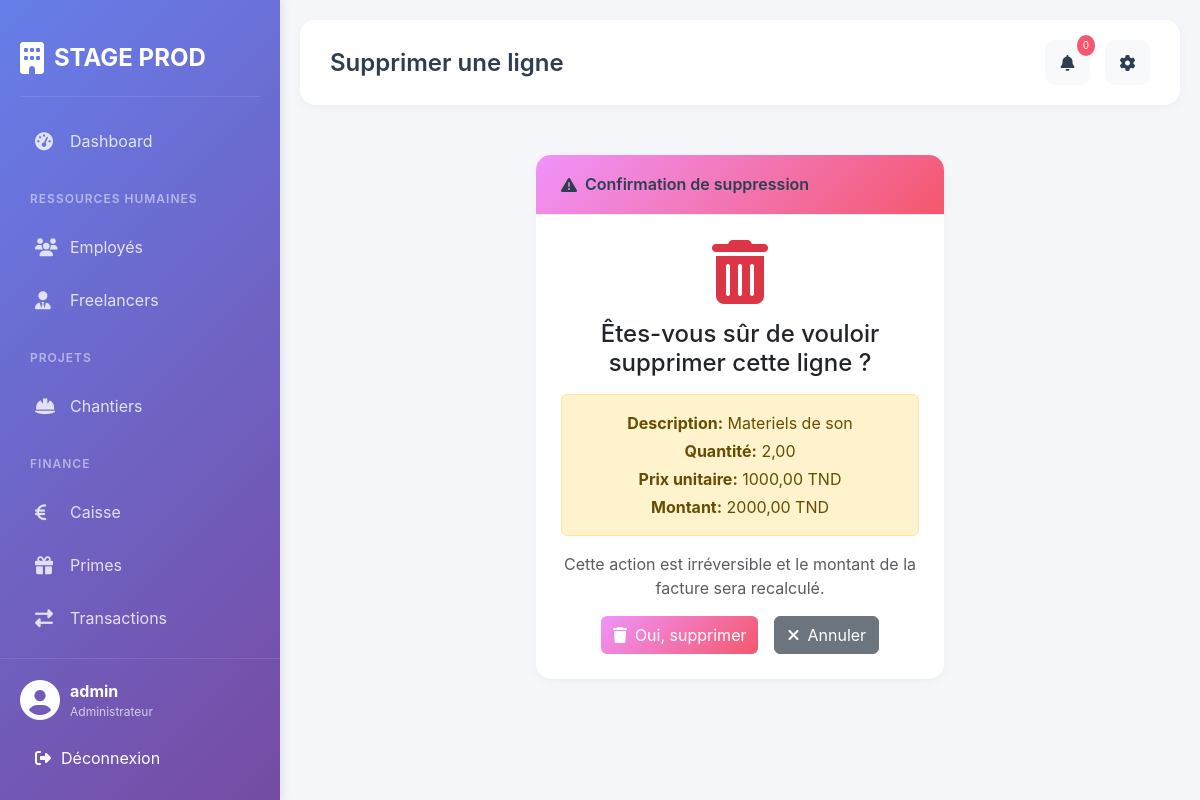
The page /lignes-facture/1/supprimer/ (signed in) on the database its author committed.
### gestion/models.py (models this page shows, shortened)
class LigneFacture(models.Model):
    facture = models.ForeignKey(Facture, on_delete=models.CASCADE, related_name='lignes')
    description = models.CharField(max_length=255)
    quantite = models.DecimalField(max_digits=10, decimal_places=2, default=1)
    prix_unitaire = models.DecimalField(max_digits=10, decimal_places=2)
    montant = models.DecimalField(max_digits=10, decimal_places=2)

### gestion/views.py (the view, shortened to what this page needs)
# urls.py: path('lignes-facture/<int:pk>/supprimer/', views.supprimer_ligne_facture, name='supprimer_ligne_facture'),
@login_required
def supprimer_ligne_facture(request, pk):
    ligne = get_object_or_404(LigneFacture, pk=pk)
    facture_pk = ligne.facture.pk
    context = {'ligne': ligne}
    return render(request, 'chantiers/supprimer_ligne_facture.html', context)

### templates/chantiers/supprimer_ligne_facture.html (shortened to what this page needs)
{% extends 'base.html' %}
{% block page_title %}Supprimer une ligne{% endblock %}
{% block content %}
<div class="row justify-content-center">
    <div class="col-md-6">
        <div class="card border-danger">
            <div class="card-header bg-danger text-white">
                <h5 class="mb-0">
                    <i class="fas fa-exclamation-triangle me-2"></i>
                    Confirmation de suppression
                </h5>
            </div>
            <div class="card-body text-center">
                <i class="fas fa-trash-alt fa-4x text-danger mb-3"></i>
                <h4 class="mb-3">Êtes-vous sûr de vouloir supprimer cette ligne ?</h4>
                <div class="alert alert-warning">
                    <p class="mb-1"><strong>Description:</strong> {{ ligne.description }}</p>
                    <p class="mb-1"><strong>Quantité:</strong> {{ ligne.quantite }}</p>
                    <p class="mb-1"><strong>Prix unitaire:</strong> {{ ligne.prix_unitaire }} TND</p>
                    <p class="mb-0"><strong>Montant:</strong> {{ ligne.montant }} TND</p>
                </div>
                <p class="text-muted">Cette action est irréversible et le montant de la facture sera recalculé.</p>
                <form method="post">
                    <div class="d-flex justify-content-center gap-3">
                        <button type="submit" class="btn btn-danger">
                            <i class="fas fa-trash me-2"></i>Oui, supprimer
                        </button>
                        <a href="{% url 'detail_facture' ligne.facture.pk %}" class="btn btn-secondary">
                            <i class="fas fa-times me-2"></i>Annuler
                        </a>
                    </div>
                </form>
            </div>
        </div>
    </div>
</div>
{% endblock %}

### templates/base.html (shortened to what this page needs)
<!doctype html>
<html lang="fr">
  <head>
    <link
      href="https://cdn.jsdelivr.net/npm/bootstrap@5.3.0/dist/css/bootstrap.min.css"
      rel="stylesheet"
    />
    <link
      rel="stylesheet"
      href="https://cdnjs.cloudflare.com/ajax/libs/font-awesome/6.4.0/css/all.min.css"
    />
    {% load static %}
    <link rel="stylesheet" href="{% static 'css/style.css' %}" />
  </head>
  <body>
    <div class="sidebar">
      <div class="sidebar-brand">
        <i class="fas fa-building"></i>
        <span>STAGE PROD</span>
      </div>
      <div class="sidebar-menu">
        <div
          class="menu-item {% if request.resolver_match.url_name == 'dashboard' %}active{% endif %}"
        >
          <a href="{% url 'dashboard' %}">
            <i class="fas fa-tachometer-alt"></i>
            <span>Dashboard</span>
          </a>
        </div>
        <div class="menu-divider">Ressources Humaines</div>
        <div class="menu-item">
          <a href="{% url 'liste_employes' %}">
            <i class="fas fa-users"></i>
            <span>Employés</span>
          </a>
        </div>
        <div class="menu-item">
          <a href="{% url 'liste_freelancers' %}">
            <i class="fas fa-user-tie"></i>
            <span>Freelancers</span>
          </a>
        </div>
        <div class="menu-divider">Projets</div>
        <div class="menu-item">
          <a href="{% url 'liste_chantiers' %}">
            <i class="fas fa-hard-hat"></i>
            <span>Chantiers</span>
          </a>
        </div>
        <div class="menu-divider">Finance</div>
        <div class="menu-item">
          <a href="{% url 'finance_dashboard' %}">
            <i class="fas fa-euro-sign"></i>
            <span>Caisse</span>
          </a>
        </div>
        <div class="menu-item">
          <a href="{% url 'liste_primes' %}">
            <i class="fas fa-gift"></i>
            <span>Primes</span>
          </a>
        </div>
        <div class="menu-item">
          <a href="{% url 'liste_transactions' %}">
            <i class="fas fa-exchange-alt"></i>
            <span>Transactions</span>
          </a>
        </div>
      </div>
      <div class="sidebar-footer">
        <div class="user-info">
          <i class="fas fa-user-circle"></i>
          <div>
            <strong>{{ user.username }}</strong>
            <small>Administrateur</small>
          </div>
        </div>
        <form method="post" action="{% url 'logout' %}" style="display: inline">
          <button
            type="submit"
            class="logout-btn"
            style="
              width: 100%;
              border: none;
              background: none;
              padding: 10px 15px;
              color: white;
              text-align: left;
              cursor: pointer;
            "
          >
            <i class="fas fa-sign-out-alt"></i>
            Déconnexion
          </button>
        </form>
      </div>
    </div>
    <div class="main-content">
      <div class="top-header">
        <div class="header-title">
          {% block page_title %}Dashboard{% endblock %}
        </div>
        <div class="header-actions">
          <div class="dropdown">
            <button
              class="btn btn-light position-relative"
              type="button"
              id="notificationDropdown"
              data-bs-toggle="dropdown"
              aria-expanded="false"
            >
              <i class="fas fa-bell"></i>
              <span class="notification-badge" id="notificationCount">0</span>
            </button>
          </div>
          <div class="dropdown">
            <button
              class="btn btn-light"
              type="button"
              id="settingsDropdown"
              data-bs-toggle="dropdown"
              aria-expanded="false"
            >
              <i class="fas fa-cog"></i>
            </button>
          </div>
        </div>
      </div>
      <div class="content">{% block content %}{% endblock %}</div>
    </div>
  </body>
</html>

### static/css/style.css (style rules this page uses)
:root { --primary-color: #667eea; --secondary-color: #764ba2; --success-color: #43e97b; --danger-color: #f5576c; --warning-color: #ff9a44; --info-color: #4facfe; --dark: #2c3e50; --light: #f8f9fa; }
* { margin: 0; padding: 0; box-sizing: border-box; }
body { font-family: 'Inter', sans-serif; background: #f5f7fa; display: flex; min-height: 100vh; }
.sidebar { width: 280px; background: linear-gradient(135deg, #667eea 0%, #764ba2 100%); color: white; position: fixed; height: 100vh; left: 0; top: 0; overflow-y: auto; padding: 20px; box-shadow: 2px 0 10px rgba(0,0,0,0.1); z-index: 1000; }
.sidebar-brand { display: flex; align-items: center; gap: 10px; font-size: 24px; font-weight: 700; padding: 20px 0; border-bottom: 1px solid rgba(255,255,255,0.1); margin-bottom: 20px; }
.sidebar-brand i { font-size: 32px; }
.sidebar-menu { display: flex; flex-direction: column; gap: 5px; }
.menu-divider { font-size: 12px; text-transform: uppercase; letter-spacing: 1px; color: rgba(255,255,255,0.5); padding: 20px 10px 10px; font-weight: 600; }
.menu-item { border-radius: 10px; transition: all 0.3s; }
.menu-item a { display: flex; align-items: center; gap: 15px; padding: 12px 15px; color: rgba(255,255,255,0.8); text-decoration: none; transition: all 0.3s; }
.menu-item a i { width: 20px; font-size: 18px; }
.sidebar-footer { position: absolute; bottom: 0; left: 0; right: 0; padding: 20px; border-top: 1px solid rgba(255,255,255,0.1); }
.user-info { display: flex; align-items: center; gap: 10px; margin-bottom: 15px; }
.user-info i { font-size: 40px; }
.user-info div { display: flex; flex-direction: column; }
.user-info small { color: rgba(255,255,255,0.7); font-size: 12px; }
.logout-btn { display: flex; align-items: center; gap: 10px; padding: 10px 15px; background: rgba(255,255,255,0.1); border-radius: 8px; color: white; text-decoration: none; transition: all 0.3s; }
.main-content { flex: 1; margin-left: 280px; padding: 20px; }
.top-header { display: flex; justify-content: space-between; align-items: center; padding: 20px 30px; background: white; border-radius: 15px; margin-bottom: 30px; box-shadow: 0 2px 10px rgba(0,0,0,0.05); }
.header-title { font-size: 24px; font-weight: 600; color: var(--dark); }
.header-actions { display: flex; gap: 15px; }
.header-actions .btn { width: 45px; height: 45px; border-radius: 10px; display: flex; align-items: center; justify-content: center; background: #f8f9fa; border: none; color: var(--dark); position: relative; }
.notification-badge { position: absolute; top: -5px; right: -5px; background: var(--danger-color); color: white; font-size: 10px; padding: 3px 6px; border-radius: 50%; }
.content { padding: 20px; background: transparent; }
.card { background: white; border-radius: 15px; border: none; box-shadow: 0 2px 10px rgba(0,0,0,0.05); overflow: hidden; }
.card-header { background: white; border-bottom: 1px solid #f0f0f0; padding: 20px 25px; display: flex; justify-content: space-between; align-items: center; }
.card-header h5 { margin: 0; font-size: 16px; font-weight: 600; color: var(--dark); display: flex; align-items: center; }
.card-body { padding: 25px; }
.btn-danger { background: linear-gradient(135deg, #f093fb 0%, #f5576c 100%); border: none; }
.bg-danger { background: linear-gradient(135deg, #f093fb 0%, #f5576c 100%) !important; }

### rows shown on the page
LigneFacture: description "Materiels de son", quantite "2,00", prix_unitaire "1000,00", montant "2000,00"

### other values the page prints
{{ user.username }} "admin"
